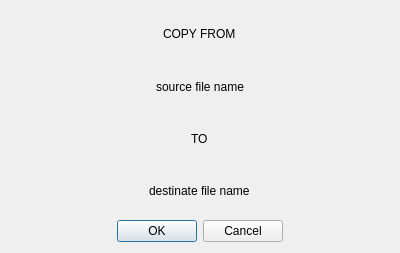
<?xml version="1.0" encoding="UTF-8"?>
<ui version="4.0">
 <class>ConfirmDialog</class>
 <widget class="QDialog" name="ConfirmDialog">
  <property name="geometry">
   <rect>
    <x>0</x>
    <y>0</y>
    <width>400</width>
    <height>253</height>
   </rect>
  </property>
  <property name="windowTitle">
   <string>Dialog</string>
  </property>
  <layout class="QVBoxLayout" name="verticalLayout">
   <item alignment="Qt::AlignHCenter">
    <widget class="QLabel" name="label">
     <property name="text">
      <string>COPY FROM</string>
     </property>
    </widget>
   </item>
   <item alignment="Qt::AlignHCenter">
    <widget class="QLabel" name="srcPath">
     <property name="text">
      <string>source file name</string>
     </property>
    </widget>
   </item>
   <item alignment="Qt::AlignHCenter">
    <widget class="QLabel" name="label_3">
     <property name="text">
      <string>TO</string>
     </property>
    </widget>
   </item>
   <item alignment="Qt::AlignHCenter">
    <widget class="QLabel" name="desPath">
     <property name="text">
      <string>destinate file name</string>
     </property>
    </widget>
   </item>
   <item alignment="Qt::AlignHCenter">
    <widget class="QDialogButtonBox" name="buttonBox">
     <property name="orientation">
      <enum>Qt::Horizontal</enum>
     </property>
     <property name="standardButtons">
      <set>QDialogButtonBox::Cancel|QDialogButtonBox::Ok</set>
     </property>
    </widget>
   </item>
  </layout>
 </widget>
 <resources/>
 <connections>
  <connection>
   <sender>buttonBox</sender>
   <signal>rejected()</signal>
   <receiver>ConfirmDialog</receiver>
   <slot>close()</slot>
   <hints>
    <hint type="sourcelabel">
     <x>316</x>
     <y>260</y>
    </hint>
    <hint type="destinationlabel">
     <x>286</x>
     <y>274</y>
    </hint>
   </hints>
  </connection>
  <connection>
   <sender>buttonBox</sender>
   <signal>accepted()</signal>
   <receiver>ConfirmDialog</receiver>
   <slot>close()</slot>
   <hints>
    <hint type="sourcelabel">
     <x>199</x>
     <y>231</y>
    </hint>
    <hint type="destinationlabel">
     <x>199</x>
     <y>126</y>
    </hint>
   </hints>
  </connection>
 </connections>
</ui>
